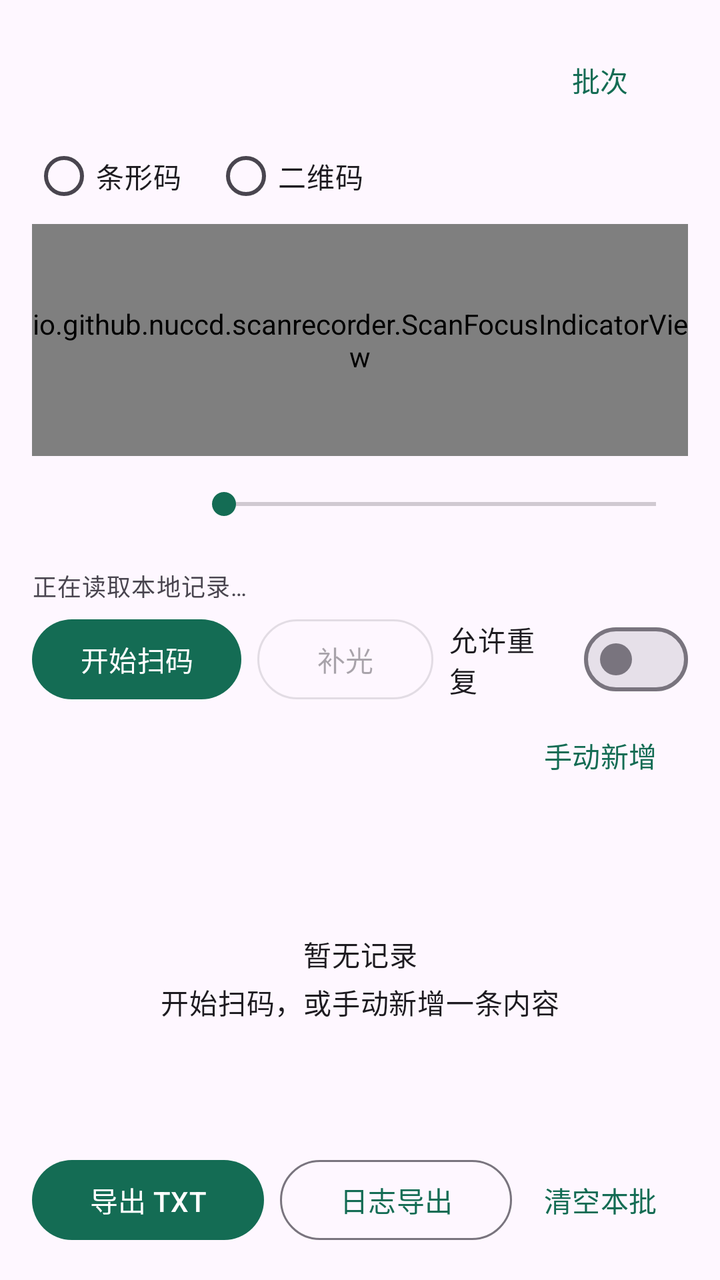
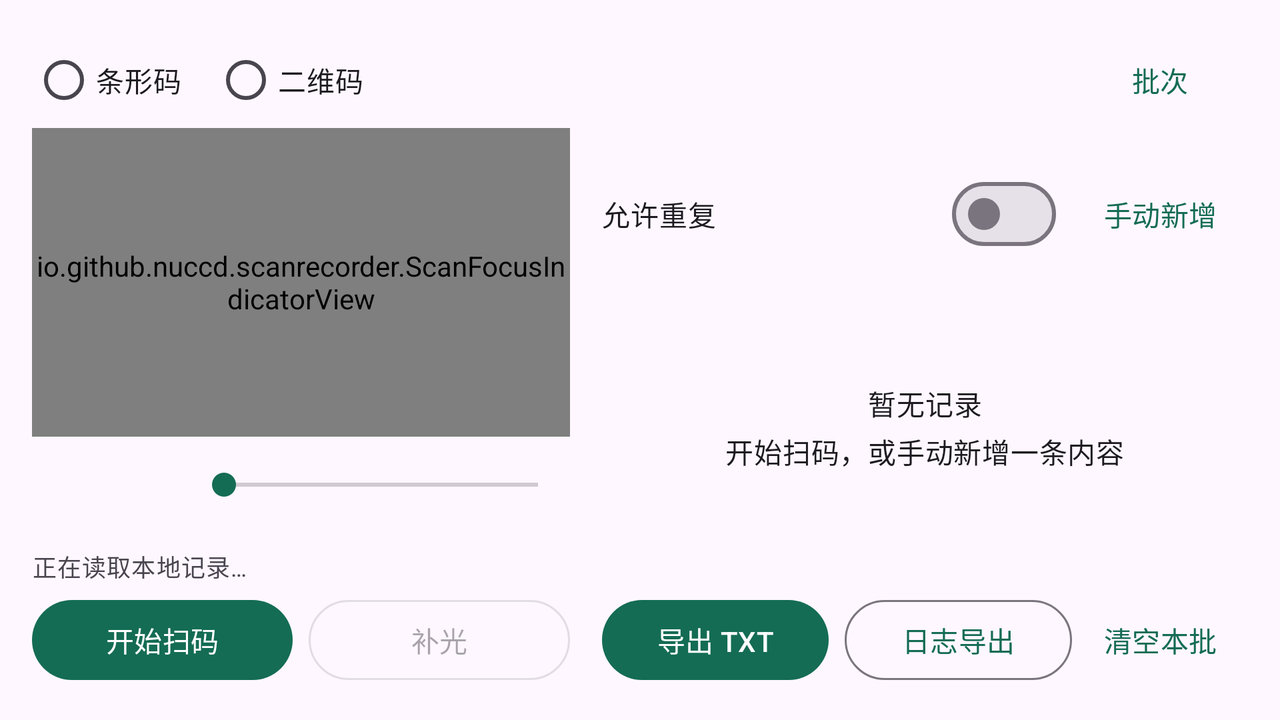

Compare how this app lays out the same screen by default and in its alternative resource folder. The renders come first, then the two layout files and the values they reference.
<!-- AndroidManifest.xml: application theme Theme.ScanRecorder -->
<!-- res/layout/activity_main.xml -->
<?xml version="1.0" encoding="utf-8"?>
<LinearLayout xmlns:android="http://schemas.android.com/apk/res/android"
    android:id="@+id/root" android:layout_width="match_parent" android:layout_height="match_parent"
    android:orientation="vertical" android:padding="16dp">
  <LinearLayout android:layout_width="match_parent" android:layout_height="wrap_content" android:gravity="center_vertical">
    <TextView android:id="@+id/batch_name" android:layout_width="0dp" android:layout_height="wrap_content"
        android:layout_weight="1" android:textAppearance="@style/TextAppearance.Material3.TitleMedium"
        android:maxLines="2" android:ellipsize="end" />
    <com.google.android.material.button.MaterialButton android:id="@+id/batch_button"
        style="@style/Widget.Material3.Button.TextButton" android:layout_width="wrap_content"
        android:layout_height="wrap_content" android:text="@string/batches" />
    <com.google.android.material.button.MaterialButton android:id="@+id/tuning_button"
        style="@style/Widget.Material3.Button.TextButton" android:layout_width="wrap_content"
        android:layout_height="wrap_content" android:text="@string/tuning_open_settings" android:visibility="gone" />
  </LinearLayout>
  <TextView android:id="@+id/quick_scan_status" android:layout_width="match_parent" android:layout_height="wrap_content"
      android:text="@string/quick_scan_active" android:textAppearance="@style/TextAppearance.Material3.BodySmall"
      android:textColor="?attr/colorPrimary" android:visibility="gone" />
  <TextView android:id="@+id/keyboard_status" android:layout_width="match_parent" android:layout_height="wrap_content"
      android:textAppearance="@style/TextAppearance.Material3.BodySmall" android:maxLines="2"
      android:accessibilityLiveRegion="polite" android:visibility="gone" />
  <RadioGroup android:id="@+id/frame_selector" android:layout_width="match_parent"
      android:layout_height="wrap_content" android:orientation="horizontal">
    <RadioButton android:id="@+id/barcode_frame" android:layout_width="wrap_content"
        android:layout_height="wrap_content" android:text="@string/barcode_frame" />
    <RadioButton android:id="@+id/qr_frame" android:layout_width="wrap_content"
        android:layout_height="wrap_content" android:layout_marginStart="16dp" android:text="@string/qr_frame" />
  </RadioGroup>
  <FrameLayout android:layout_width="match_parent" android:layout_height="0dp" android:layout_weight="0.8"
      android:minHeight="120dp" android:background="#141D1A">
    <io.github.g00fy2.quickie.ContinuousScannerView android:id="@+id/scanner"
        android:layout_width="match_parent" android:layout_height="match_parent" />
    <View android:id="@+id/scan_frame" android:layout_width="260dp" android:layout_height="88dp"
        android:layout_gravity="center"
        android:background="@drawable/scan_frame" android:importantForAccessibility="no" />
    <io.github.nuccd.scanrecorder.ScanFocusIndicatorView android:id="@+id/focus_indicator"
        android:layout_width="match_parent" android:layout_height="match_parent"
        android:clickable="false" android:focusable="false" android:importantForAccessibility="no" />
  </FrameLayout>
  <LinearLayout android:layout_width="match_parent" android:layout_height="48dp" android:gravity="center_vertical">
    <TextView android:id="@+id/zoom_value" android:layout_width="wrap_content" android:layout_height="wrap_content"
        android:minWidth="80dp" android:textAppearance="@style/TextAppearance.Material3.BodyMedium" />
    <SeekBar android:id="@+id/zoom_slider" android:layout_width="0dp" android:layout_height="match_parent"
        android:layout_weight="1" android:contentDescription="@string/zoom_description" android:enabled="false" />
  </LinearLayout>
  <LinearLayout android:id="@+id/tuning_panel" android:layout_width="match_parent" android:layout_height="wrap_content"
      android:orientation="horizontal" android:gravity="center_vertical" android:visibility="gone">
    <TextView android:id="@+id/tuning_diagnostics" android:layout_width="0dp" android:layout_height="wrap_content"
        android:layout_weight="1"
        android:textSize="12sp" android:maxLines="3" android:accessibilityLiveRegion="polite"
        android:text="@string/tuning_diagnostics_waiting" />
    <LinearLayout android:layout_width="wrap_content" android:layout_height="wrap_content">
      <com.google.android.material.button.MaterialButton android:id="@+id/tuning_copy_button"
          style="@style/Widget.Material3.Button.TextButton" android:layout_width="56dp"
          android:layout_height="48dp" android:paddingStart="0dp" android:paddingEnd="0dp"
          android:textSize="11sp" android:text="@string/tuning_copy_diagnostics" />
      <com.google.android.material.button.MaterialButton android:id="@+id/tuning_reset_button"
          style="@style/Widget.Material3.Button.TextButton" android:layout_width="56dp"
          android:layout_height="48dp" android:paddingStart="0dp" android:paddingEnd="0dp"
          android:textSize="11sp" android:text="@string/tuning_reset_diagnostics" />
    </LinearLayout>
  </LinearLayout>
  <TextView android:id="@+id/status" android:layout_width="match_parent" android:layout_height="wrap_content"
      android:paddingTop="8dp" android:paddingBottom="4dp" android:accessibilityLiveRegion="polite"
      android:text="@string/loading" android:textAppearance="@style/TextAppearance.Material3.BodySmall" android:maxLines="2" />
  <LinearLayout android:layout_width="match_parent" android:layout_height="wrap_content" android:gravity="center_vertical">
    <com.google.android.material.button.MaterialButton android:id="@+id/scan_button"
        android:layout_width="wrap_content" android:layout_height="wrap_content" android:text="@string/start_scan" />
    <com.google.android.material.button.MaterialButton android:id="@+id/torch_button"
        style="@style/Widget.Material3.Button.OutlinedButton" android:layout_width="wrap_content"
        android:layout_height="wrap_content" android:layout_marginStart="8dp" android:text="@string/torch" android:enabled="false" />
    <com.google.android.material.materialswitch.MaterialSwitch android:id="@+id/duplicates_switch"
        android:layout_width="0dp" android:layout_height="wrap_content" android:layout_weight="1"
        android:layout_marginStart="8dp" android:text="@string/allow_duplicates" />
  </LinearLayout>
  <LinearLayout android:layout_width="match_parent" android:layout_height="wrap_content" android:gravity="center_vertical">
    <TextView android:id="@+id/counts" android:layout_width="0dp" android:layout_height="wrap_content"
        android:layout_weight="1" android:textAppearance="@style/TextAppearance.Material3.TitleSmall" />
    <com.google.android.material.button.MaterialButton android:id="@+id/add_button"
        style="@style/Widget.Material3.Button.TextButton" android:layout_width="wrap_content"
        android:layout_height="wrap_content" android:text="@string/add_record" />
  </LinearLayout>
  <FrameLayout android:layout_width="match_parent" android:layout_height="0dp" android:layout_weight="1.2">
    <ListView android:id="@+id/records" android:layout_width="match_parent" android:layout_height="match_parent"
        android:dividerHeight="1dp" android:choiceMode="none" />
    <TextView android:id="@+id/empty_records" android:layout_width="match_parent" android:layout_height="match_parent"
        android:gravity="center" android:text="@string/empty_records" android:textAppearance="@style/TextAppearance.Material3.BodyMedium" />
  </FrameLayout>
  <LinearLayout android:layout_width="match_parent" android:layout_height="wrap_content">
    <com.google.android.material.button.MaterialButton android:id="@+id/export_button"
        android:layout_width="0dp" android:layout_height="wrap_content" android:layout_weight="1" android:text="@string/export_txt" />
    <com.google.android.material.button.MaterialButton android:id="@+id/log_button"
        style="@style/Widget.Material3.Button.OutlinedButton" android:layout_width="0dp" android:layout_height="wrap_content"
        android:layout_marginStart="8dp" android:layout_weight="1" android:text="@string/export_log" />
    <com.google.android.material.button.MaterialButton android:id="@+id/clear_button"
        style="@style/Widget.Material3.Button.TextButton" android:layout_width="wrap_content"
        android:layout_height="wrap_content" android:text="@string/clear_batch" />
  </LinearLayout>
</LinearLayout>
<!-- resources referenced by this layout -->
<resources>
  <!-- drawable scan_frame (drawable) -->
  <shape xmlns:android="http://schemas.android.com/apk/res/android">
    <solid android:color="#10000000" />
    <stroke android:width="2dp" android:color="#DFFFFFFF" />
    <corners android:radius="12dp" />
  </shape>
  <string name="add_record">手动新增</string>
  <string name="allow_duplicates">允许重复</string>
  <string name="barcode_frame">条形码</string>
  <string name="batches">批次</string>
  <string name="clear_batch">清空本批</string>
  <string name="empty_records">暂无记录\n开始扫码，或手动新增一条内容</string>
  <string name="export_log">日志导出</string>
  <string name="export_txt">导出 TXT</string>
  <string name="loading">正在读取本地记录…</string>
  <string name="qr_frame">二维码</string>
  <string name="quick_scan_active">快速扫码已开启 · 识别后自动保存</string>
  <string name="start_scan">开始扫码</string>
  <string name="torch">补光</string>
  <string name="tuning_copy_diagnostics">复制诊断</string>
  <string name="tuning_diagnostics_waiting">请开始扫码，查看本次会话的帧处理统计。</string>
  <string name="tuning_open_settings">设置</string>
  <string name="tuning_reset_diagnostics">清零统计</string>
  <string name="zoom_description">调整相机变焦倍率</string>
  <style name="Theme.ScanRecorder" parent="Theme.Material3.DayNight.NoActionBar">
      <item name="colorPrimary">#146C54</item>
      <item name="colorSecondary">#146C54</item>
      <item name="android:windowLightStatusBar">true</item>
    </style>
</resources>
<!-- res/layout-land/activity_main.xml (the repository's variant of the layout above) -->
<!-- drawn on the phone turned sideways -->
<?xml version="1.0" encoding="utf-8"?>
<LinearLayout xmlns:android="http://schemas.android.com/apk/res/android"
    android:id="@+id/root" android:layout_width="match_parent" android:layout_height="match_parent"
    android:orientation="horizontal" android:padding="16dp" android:baselineAligned="false">
  <LinearLayout android:layout_width="0dp" android:layout_height="match_parent"
      android:layout_weight="1" android:orientation="vertical" android:layout_marginEnd="16dp">
    <RadioGroup android:id="@+id/frame_selector" android:layout_width="match_parent"
        android:layout_height="wrap_content" android:orientation="horizontal">
      <RadioButton android:id="@+id/barcode_frame" android:layout_width="wrap_content"
          android:layout_height="wrap_content" android:text="@string/barcode_frame" />
      <RadioButton android:id="@+id/qr_frame" android:layout_width="wrap_content"
          android:layout_height="wrap_content" android:layout_marginStart="16dp" android:text="@string/qr_frame" />
    </RadioGroup>
    <FrameLayout android:layout_width="match_parent" android:layout_height="0dp"
        android:layout_weight="1" android:background="#141D1A">
      <io.github.g00fy2.quickie.ContinuousScannerView android:id="@+id/scanner"
          android:layout_width="match_parent" android:layout_height="match_parent" />
      <View android:id="@+id/scan_frame" android:layout_width="260dp" android:layout_height="88dp"
          android:layout_gravity="center"
          android:background="@drawable/scan_frame" android:importantForAccessibility="no" />
      <io.github.nuccd.scanrecorder.ScanFocusIndicatorView android:id="@+id/focus_indicator"
          android:layout_width="match_parent" android:layout_height="match_parent"
          android:clickable="false" android:focusable="false" android:importantForAccessibility="no" />
    </FrameLayout>
    <LinearLayout android:layout_width="match_parent" android:layout_height="48dp" android:gravity="center_vertical">
      <TextView android:id="@+id/zoom_value" android:layout_width="wrap_content" android:layout_height="wrap_content"
          android:minWidth="80dp" android:textAppearance="@style/TextAppearance.Material3.BodyMedium" />
      <SeekBar android:id="@+id/zoom_slider" android:layout_width="0dp" android:layout_height="match_parent"
          android:layout_weight="1" android:contentDescription="@string/zoom_description" android:enabled="false" />
    </LinearLayout>
    <LinearLayout android:id="@+id/tuning_panel" android:layout_width="match_parent" android:layout_height="wrap_content"
        android:orientation="horizontal" android:gravity="center_vertical" android:visibility="gone">
      <TextView android:id="@+id/tuning_diagnostics" android:layout_width="0dp" android:layout_height="wrap_content"
          android:layout_weight="1"
          android:textSize="12sp" android:maxLines="3" android:accessibilityLiveRegion="polite"
          android:text="@string/tuning_diagnostics_waiting" />
      <LinearLayout android:layout_width="wrap_content" android:layout_height="wrap_content">
        <com.google.android.material.button.MaterialButton android:id="@+id/tuning_copy_button"
            style="@style/Widget.Material3.Button.TextButton" android:layout_width="56dp"
            android:layout_height="48dp" android:paddingStart="0dp" android:paddingEnd="0dp"
            android:textSize="11sp" android:text="@string/tuning_copy_diagnostics" />
        <com.google.android.material.button.MaterialButton android:id="@+id/tuning_reset_button"
            style="@style/Widget.Material3.Button.TextButton" android:layout_width="56dp"
            android:layout_height="48dp" android:paddingStart="0dp" android:paddingEnd="0dp"
            android:textSize="11sp" android:text="@string/tuning_reset_diagnostics" />
      </LinearLayout>
    </LinearLayout>
    <TextView android:id="@+id/status" android:layout_width="match_parent" android:layout_height="wrap_content"
        android:paddingTop="8dp" android:paddingBottom="4dp" android:accessibilityLiveRegion="polite"
        android:text="@string/loading" android:textAppearance="@style/TextAppearance.Material3.BodySmall"
        android:maxLines="2" />
    <LinearLayout android:layout_width="match_parent" android:layout_height="wrap_content">
      <com.google.android.material.button.MaterialButton android:id="@+id/scan_button"
          android:layout_width="0dp" android:layout_height="wrap_content" android:layout_weight="1"
          android:text="@string/start_scan" />
      <com.google.android.material.button.MaterialButton android:id="@+id/torch_button"
          style="@style/Widget.Material3.Button.OutlinedButton" android:layout_width="0dp"
          android:layout_height="wrap_content" android:layout_marginStart="8dp" android:layout_weight="1"
          android:text="@string/torch" android:enabled="false" />
    </LinearLayout>
  </LinearLayout>
  <LinearLayout android:layout_width="0dp" android:layout_height="match_parent"
      android:layout_weight="1.2" android:orientation="vertical">
    <LinearLayout android:layout_width="match_parent" android:layout_height="wrap_content"
        android:gravity="center_vertical">
      <TextView android:id="@+id/batch_name" android:layout_width="0dp" android:layout_height="wrap_content"
          android:layout_weight="1" android:textAppearance="@style/TextAppearance.Material3.TitleMedium"
          android:maxLines="2" android:ellipsize="end" />
      <com.google.android.material.button.MaterialButton android:id="@+id/batch_button"
          style="@style/Widget.Material3.Button.TextButton" android:layout_width="wrap_content"
          android:layout_height="wrap_content" android:text="@string/batches" />
      <com.google.android.material.button.MaterialButton android:id="@+id/tuning_button"
          style="@style/Widget.Material3.Button.TextButton" android:layout_width="wrap_content"
          android:layout_height="wrap_content" android:text="@string/tuning_open_settings" android:visibility="gone" />
    </LinearLayout>
    <TextView android:id="@+id/counts" android:layout_width="match_parent" android:layout_height="wrap_content"
        android:textAppearance="@style/TextAppearance.Material3.TitleSmall" />
    <LinearLayout android:layout_width="match_parent" android:layout_height="wrap_content"
        android:gravity="center_vertical">
      <com.google.android.material.materialswitch.MaterialSwitch android:id="@+id/duplicates_switch"
          android:layout_width="0dp" android:layout_height="wrap_content" android:layout_weight="1"
          android:text="@string/allow_duplicates" />
      <com.google.android.material.button.MaterialButton android:id="@+id/add_button"
          style="@style/Widget.Material3.Button.TextButton" android:layout_width="wrap_content"
          android:layout_height="wrap_content" android:layout_marginStart="8dp" android:text="@string/add_record" />
    </LinearLayout>
    <FrameLayout android:layout_width="match_parent" android:layout_height="0dp" android:layout_weight="1">
      <ListView android:id="@+id/records" android:layout_width="match_parent" android:layout_height="match_parent"
          android:dividerHeight="1dp" android:choiceMode="none" />
      <TextView android:id="@+id/empty_records" android:layout_width="match_parent" android:layout_height="match_parent"
          android:gravity="center" android:text="@string/empty_records"
          android:textAppearance="@style/TextAppearance.Material3.BodyMedium" />
    </FrameLayout>
    <LinearLayout android:layout_width="match_parent" android:layout_height="wrap_content">
      <com.google.android.material.button.MaterialButton android:id="@+id/export_button"
          android:layout_width="0dp" android:layout_height="wrap_content" android:layout_weight="1"
          android:text="@string/export_txt" />
      <com.google.android.material.button.MaterialButton android:id="@+id/log_button"
          style="@style/Widget.Material3.Button.OutlinedButton" android:layout_width="0dp"
          android:layout_height="wrap_content" android:layout_marginStart="8dp" android:layout_weight="1"
          android:text="@string/export_log" />
      <com.google.android.material.button.MaterialButton android:id="@+id/clear_button"
          style="@style/Widget.Material3.Button.TextButton" android:layout_width="wrap_content"
          android:layout_height="wrap_content" android:text="@string/clear_batch" />
    </LinearLayout>
  </LinearLayout>
</LinearLayout>
<!-- resources referenced by the variant -->
<!-- as the phone turned sideways resolves them -->
<resources>
  <!-- drawable scan_frame (drawable) -->
  <shape xmlns:android="http://schemas.android.com/apk/res/android">
    <solid android:color="#10000000" />
    <stroke android:width="2dp" android:color="#DFFFFFFF" />
    <corners android:radius="12dp" />
  </shape>
  <string name="add_record">手动新增</string>
  <string name="allow_duplicates">允许重复</string>
  <string name="barcode_frame">条形码</string>
  <string name="batches">批次</string>
  <string name="clear_batch">清空本批</string>
  <string name="empty_records">暂无记录\n开始扫码，或手动新增一条内容</string>
  <string name="export_log">日志导出</string>
  <string name="export_txt">导出 TXT</string>
  <string name="loading">正在读取本地记录…</string>
  <string name="qr_frame">二维码</string>
  <string name="start_scan">开始扫码</string>
  <string name="torch">补光</string>
  <string name="tuning_copy_diagnostics">复制诊断</string>
  <string name="tuning_diagnostics_waiting">请开始扫码，查看本次会话的帧处理统计。</string>
  <string name="tuning_open_settings">设置</string>
  <string name="tuning_reset_diagnostics">清零统计</string>
  <string name="zoom_description">调整相机变焦倍率</string>
  <style name="Theme.ScanRecorder" parent="Theme.Material3.DayNight.NoActionBar">
      <item name="colorPrimary">#146C54</item>
      <item name="colorSecondary">#146C54</item>
      <item name="android:windowLightStatusBar">true</item>
    </style>
</resources>
